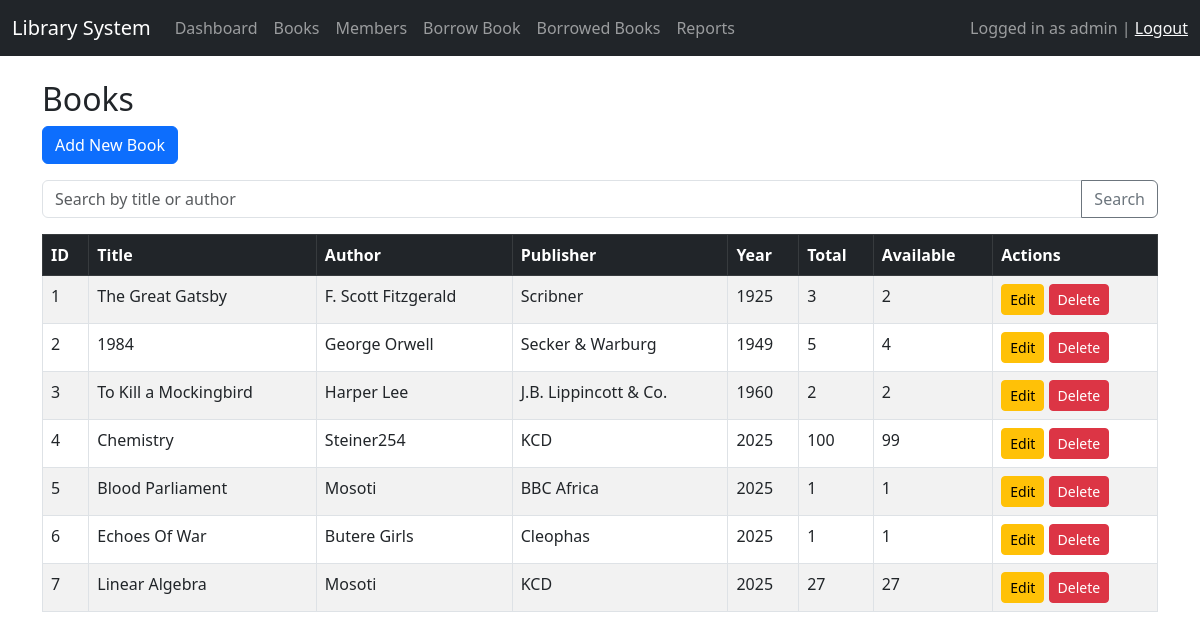
Page /books.php (signed in) on the committed database.
### tables this page shows
CREATE TABLE `books` (
  `id` int(11) NOT NULL,
  `title` varchar(255) NOT NULL,
  `author` varchar(255) NOT NULL,
  `publisher` varchar(255) DEFAULT NULL,
  `year` int(11) DEFAULT NULL,
  `total_copies` int(11) DEFAULT 1,
  `available_copies` int(11) DEFAULT 1
);

### books.php (the view, shortened to what this page needs)
<?php
include 'header.php';
$search_query = '';
$sql = "SELECT * FROM Books";
$result = $conn->query($sql);
?>
<h2>Books</h2>
<div class="mb-3">
  <a href="add_book.php" class="btn btn-primary">Add New Book</a>
</div>
<form class="mb-3" method="GET" action="books.php">
  <div class="input-group">
    <input type="text" name="search" value="<?php echo htmlspecialchars($search_query); ?>" class="form-control" placeholder="Search by title or author">
    <button type="submit" class="btn btn-outline-secondary">Search</button>
  </div>
</form>
<?php if ($result && $result->num_rows > 0): ?>
<table class="table table-bordered table-striped">
  <thead class="table-dark">
    <tr>
      <th>ID</th>
      <th>Title</th>
      <th>Author</th>
      <th>Publisher</th>
      <th>Year</th>
      <th>Total</th>
      <th>Available</th>
      <th>Actions</th>
    </tr>
  </thead>
  <tbody>
    <?php while ($row = $result->fetch_assoc()): ?>
    <tr>
      <td><?php echo $row['id']; ?></td>
      <td><?php echo htmlspecialchars($row['title']); ?></td>
      <td><?php echo htmlspecialchars($row['author']); ?></td>
      <td><?php echo htmlspecialchars($row['publisher']); ?></td>
      <td><?php echo $row['year']; ?></td>
      <td><?php echo $row['total_copies']; ?></td>
      <td><?php echo $row['available_copies']; ?></td>
      <td>
        <a href="edit_book.php?id=<?php echo $row['id']; ?>" class="btn btn-sm btn-warning">Edit</a>
        <a href="delete_book.php?id=<?php echo $row['id']; ?>" class="btn btn-sm btn-danger"
           onclick="return confirm('Are you sure you want to delete this book?');">Delete</a>
      </td>
    </tr>
    <?php endwhile; ?>
  </tbody>
</table>
<?php else: ?>
  <p>No books found.</p>
<?php endif; ?>
<?php include 'footer.php'; ?>

### header.php (shortened to what this page needs)
<!DOCTYPE html>
<html>
<head>
    <link href="https://cdn.jsdelivr.net/npm/bootstrap@5.3.0/dist/css/bootstrap.min.css" rel="stylesheet">
</head>
<body>
<nav class="navbar navbar-expand-lg navbar-dark bg-dark">
  <div class="container-fluid">
    <a class="navbar-brand" href="dashboard.php">Library System</a>
    <div class="collapse navbar-collapse">
      <ul class="navbar-nav me-auto">
        <li class="nav-item"><a class="nav-link" href="dashboard.php">Dashboard</a></li>
        <li class="nav-item"><a class="nav-link" href="books.php">Books</a></li>
        <li class="nav-item"><a class="nav-link" href="members.php">Members</a></li>
        <li class="nav-item"><a class="nav-link" href="borrow.php">Borrow Book</a></li>
        <li class="nav-item"><a class="nav-link" href="return.php">Borrowed Books</a></li>
        <li class="nav-item"><a class="nav-link" href="report.php">Reports</a></li>
      </ul>
      <span class="navbar-text">
        Logged in as <?php echo htmlspecialchars($_SESSION['username']); ?> |
        <a href="logout.php" class="text-light">Logout</a>
      </span>
    </div>
  </div>
</nav>
<div class="container mt-4">

### footer.php (shortened to what this page needs)
</div>
</body>
</html>

### rows in the picture
books: id "1", title "The Great Gatsby", author "F. Scott Fitzgerald", publisher "Scribner", year "1925", total_copies "3", available_copies "2"
books: id "2", title "1984", author "George Orwell", publisher "Secker & Warburg", year "1949", total_copies "5", available_copies "4"
books: id "3", title "To Kill a Mockingbird", author "Harper Lee", publisher "J.B. Lippincott & Co.", year "1960", total_copies "2", available_copies "2"
books: id "4", title "Chemistry", author "Steiner254", publisher "KCD", year "2025", total_copies "100", available_copies "99"
books: id "5", title "Blood Parliament", author "Mosoti", publisher "BBC Africa", year "2025", total_copies "1", available_copies "1"
books: id "6", title "Echoes Of War", author "Butere Girls", publisher "Cleophas", year "2025", total_copies "1", available_copies "1"
books: id "7", title "Linear Algebra", author "Mosoti", publisher "KCD", year "2025", total_copies "27", available_copies "27"

### other values in the picture
$_SESSION['username'] "admin"
